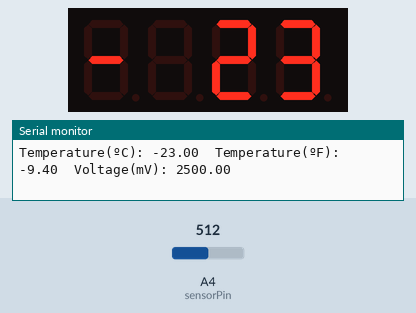
A sketch run on a simulated Arduino Uno, built with avr-gcc and run on an emulated ATmega328P. Parts: 4-digit seven-segment display, the last lines printed to the serial monitor. Inputs (shaded band) come from the test bench; at power-on: A4 (sensorPin) = 512.

Above: at 1.8 s.
1.9 s: A4 (sensorPin) set to 543
At 2.8 s:
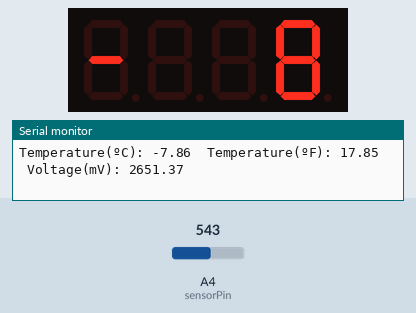
3.5 s: A4 (sensorPin) set to 568
At 4.8 s:
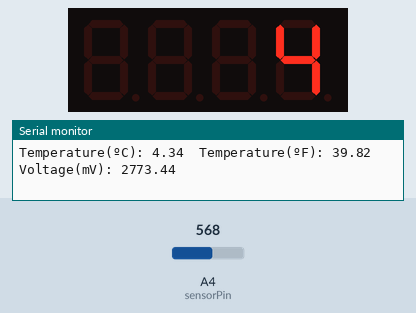
5.5 s: A4 (sensorPin) set to 716
At 6.8 s:
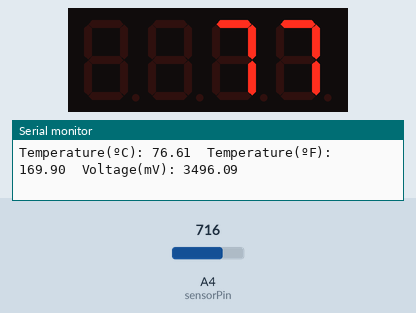
7.5 s: A4 (sensorPin) set to 511
At 9.0 s:
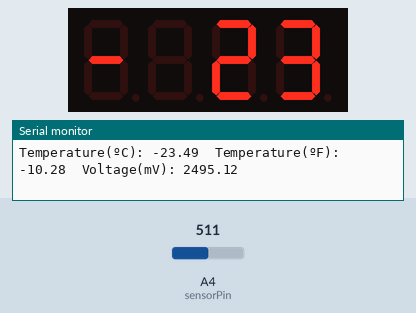
Timing chart, 0 to 10.5 s (numbered marks = the images above; inputs shaded):
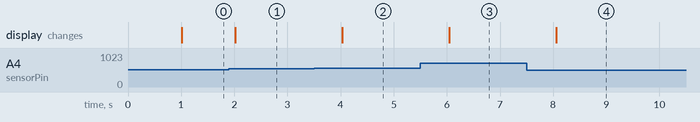

The sketch:

Termometer.ino
```cpp
#include "SevSeg.h"
SevSeg sevseg;


const int sensorPin = A4;
float sensorValue;
float voltageOut;
float temperatureC;
float temperatureF;
float temperatureK;

const int Stand1Button = 5;
const int PWM_Pin = 9;

int PreviousMillis = millis();
int PreviousMillis1 = millis();
int PreviousMillis2 = millis();

byte PWM_out_Level;
int PercentValue;
int ButtonValue;

void setup() {

  sevseg.refreshDisplay();

  pinMode(Stand1Button, INPUT_PULLUP);
  pinMode(PWM_Pin, OUTPUT);

  pinMode(sensorPin, INPUT);

  Serial.begin(9600);

  byte numDigits = 4;
  byte digitPins[] = { A0, A1, A2, A3 };
  byte segmentPins[] = { 6, 7, 8, 9, 10, 11, 12, 13 };
  bool resistorsOnSegments = true;
  byte hardwareConfig = COMMON_CATHODE;
  bool updateWithDelays = false;  // Default 'false' is Recommended
  bool leadingZeros = false;      // Use 'true' if you'd like to keep the leading zeros
  bool disableDecPoint = false;   // Use 'true' if your decimal point doesn't exist or isn't connected

  sevseg.begin(hardwareConfig, numDigits, digitPins, segmentPins, resistorsOnSegments,
               updateWithDelays, leadingZeros, disableDecPoint);
  sevseg.setBrightness(90);

  PWM_out_Level = 0;
}

void loop() {

  sevseg.refreshDisplay();

int CurrentMillis = millis();

  if (CurrentMillis - PreviousMillis >= 1000) {

    sensorValue = analogRead(sensorPin);
    voltageOut = (sensorValue * 5000) / 1024;
    // calculate temperature for LM335
    temperatureK = voltageOut / 10;
    temperatureC = temperatureK - 273;
    temperatureF = (temperatureC * 1.8) + 32;
    Serial.print("Temperature(ºC): ");
    Serial.print(temperatureC);
    Serial.print("  Temperature(ºF): ");
    Serial.print(temperatureF);
    Serial.print("  Voltage(mV): ");
    Serial.println(voltageOut);

    sevseg.setNumber(temperatureC);

    PreviousMillis = millis();
  }
}


//   if (digitalRead(Stand1Button) == 0 && ButtonValue == 1) {
//     // sevseg.refreshDisplay();
//     Serial.println("Value = 0");
//     ButtonValue = !ButtonValue;
//     sevseg.setNumber(0);
//     delay(200);
//   }

//   if (digitalRead(Stand1Button) == 0 && ButtonValue == 0) {
//     // sevseg.refreshDisplay();
//     Serial.println("Value = 1");
//     ButtonValue = !ButtonValue;
//     sevseg.setNumber(1);
//     delay(200);
//   }
// }


//   static unsigned long timer = millis();
//   static int deciSeconds = 0;

//   if (millis() - timer >= 100) {
//     timer += 100;
//     deciSeconds++; // 100 milliSeconds is equal to 1 deciSecond

//     if (deciSeconds == 10000) { // Reset to 0 after counting for 1000 seconds.
//       deciSeconds=0;
//     }
//     sevseg.setNumber(deciSeconds, 1);
//   }

//   sevseg.refreshDisplay(); // Must run repeatedly
// }
```

Measured:
- the behaviour switches between 558 and 559 on A4 (sensorPin) (found by bisection; images 1 and 2)
- after the input at 1.9 s, the display: changes after 0.12 s (image 1)
- after the input at 3.5 s, the display: changes after 0.53 s (image 2)
- after the input at 5.5 s, the display: changes after 0.54 s (image 3)
- after the input at 7.5 s, the display: changes after 0.56 s (image 4)
